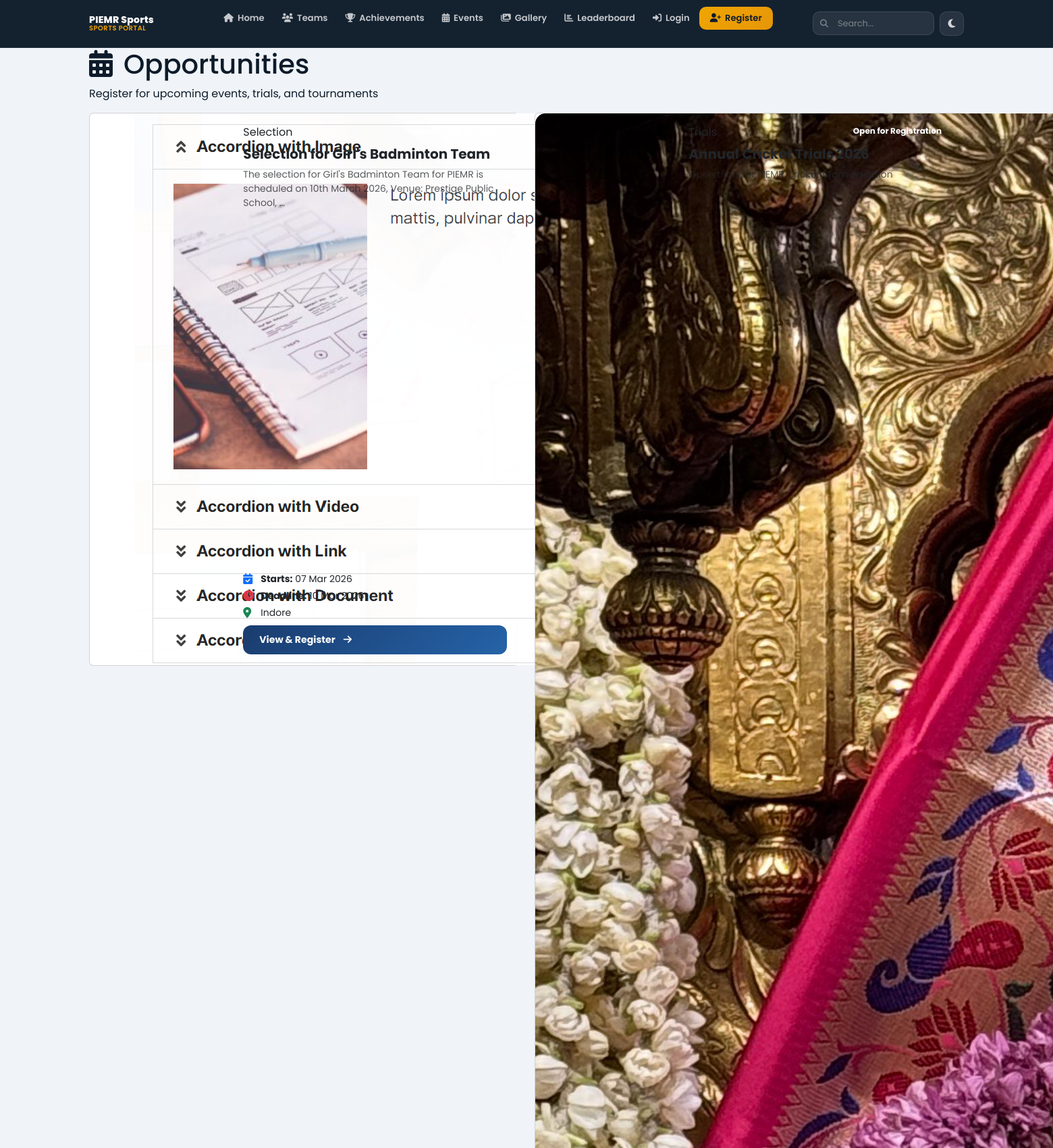
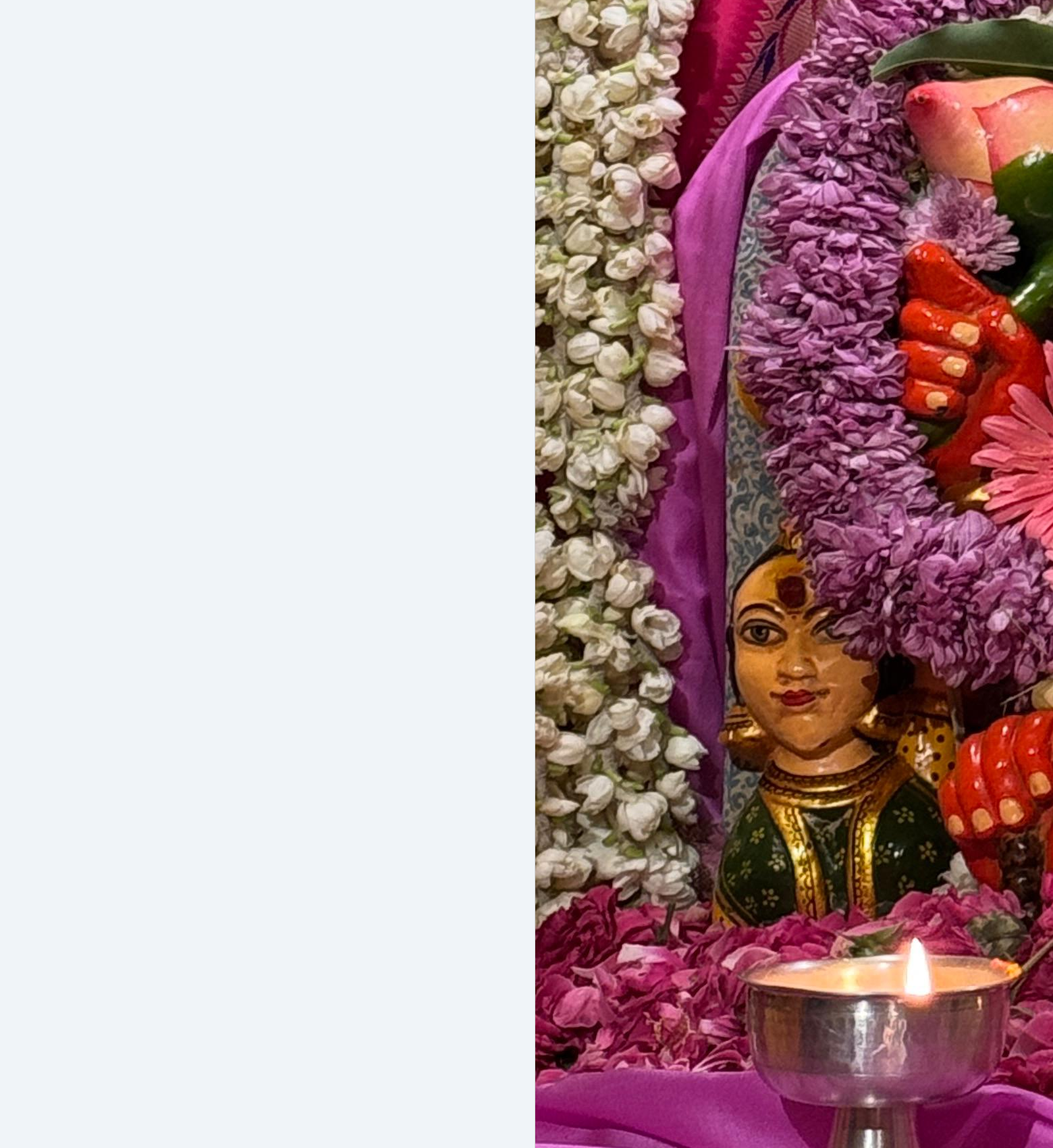
Screenshot of /opportunities/ (upper part) with the database file from the repository (2 pictures, top to bottom).
### sports_app/models.py (models this page shows, shortened)
class Opportunity(models.Model):
    STATUS_CHOICES = [
        ('open', 'Open for Registration'),
        ('closed', 'Closed'),
        ('completed', 'Completed'),
        ('postponed', 'Postponed'),
    ]
    title = models.CharField(max_length=200)
    description = models.TextField()
    team = models.ForeignKey(Team, on_delete=models.CASCADE, related_name='opportunities')
    event_type = models.CharField(max_length=100)
    start_date = models.DateTimeField()
    end_date = models.DateTimeField()
    location = models.CharField(max_length=200)
    registration_deadline = models.DateTimeField()
    max_participants = models.IntegerField(null=True, blank=True)
    eligibility_criteria = models.TextField()
    poster_image = models.ImageField(upload_to='opportunity_posters/', null=True, blank=True)
    status = models.CharField(max_length=20, choices=STATUS_CHOICES, default='open')
    contact_person = models.CharField(max_length=100)
    contact_email = models.EmailField()
    contact_phone = models.CharField(max_length=10)
    created_at = models.DateTimeField(auto_now_add=True)
    updated_at = models.DateTimeField(auto_now=True)
    class Meta:
        ordering = ['-start_date']

### sports_app/views.py (the view)
# urls.py: path('opportunities/', views.opportunities_list, name='opportunities_list'),
def opportunities_list(request):
    opportunities = Opportunity.objects.filter(status='open').order_by('start_date')
    return render(request, 'sports_app/opportunities_list.html', {
        'opportunities': opportunities,
    })

### sports_app/templates/sports_app/opportunities_list.html (shortened to what this page needs)
{% extends 'sports_app/base.html' %}
{% block content %}
<div class="page-header">
    <div class="container">
        <h1><i class="fas fa-calendar-alt me-3"></i>Opportunities</h1>
        <p>Register for upcoming events, trials, and tournaments</p>
    </div>
</div>
<div class="container">
    <div class="row g-4">
        {% for opp in opportunities %}
        <div class="col-lg-6">
            <div class="card">
                <div class="row g-0">
                    <div class="col-md-4">
                        <img src="{{ opp.poster_image.url }}" style="height:100%;min-height:200px;object-fit:cover;border-radius:15px 0 0 15px;" alt="{{ opp.title }}">
                    </div>
                    <div class="col-md-8">
                        <div class="card-body h-100 d-flex flex-column">
                            <div class="d-flex justify-content-between align-items-start mb-2">
                                <span class="badge-sport">{{ opp.event_type }}</span>
                                <span class="badge badge-status-{{ opp.status }} rounded-pill px-3">{{ opp.get_status_display }}</span>
                            </div>
                            <h5 class="card-title fw-bold">{{ opp.title }}</h5>
                            <p class="card-text text-muted small flex-grow-1">{{ opp.description|truncatewords:18 }}</p>
                            <div class="mt-2">
                                <div class="d-flex align-items-center mb-1">
                                    <i class="fas fa-calendar-check me-2 text-primary" style="width:18px;"></i>
                                    <small><strong>Starts:</strong> {{ opp.start_date|date:"d M Y" }}</small>
                                </div>
                                <div class="d-flex align-items-center mb-1">
                                    <i class="fas fa-clock me-2 text-danger" style="width:18px;"></i>
                                    <small><strong>Deadline:</strong> {{ opp.registration_deadline|date:"d M Y" }}</small>
                                </div>
                                <div class="d-flex align-items-center mb-2">
                                    <i class="fas fa-map-marker-alt me-2 text-success" style="width:18px;"></i>
                                    <small>{{ opp.location|truncatechars:35 }}</small>
                                </div>
                            </div>
                            <a href="{% url 'opportunity_detail' opp.id %}" class="btn btn-primary-custom btn-sm">
                                View & Register <i class="fas fa-arrow-right ms-1"></i>
                            </a>
                        </div>
                    </div>
                </div>
            </div>
        </div>
        {% empty %}
        <div class="col-12 text-center py-5">
            <i class="fas fa-calendar-times" style="font-size:4rem;color:#dee2e6;"></i>
            <h4 class="mt-3 text-muted">No opportunities currently available</h4>
            <p class="text-muted">Check back soon — new events are added regularly!</p>
        </div>
        {% endfor %}
    </div>
</div>
{% endblock %}

### sports_app/templates/sports_app/base.html (style rules this page uses)
:root { --bg: #f0f4f8; --bg2: #ffffff; --bg3: #f8f9fa; --text: #0d1b2a; --text2: #374151; --text3: #6c757d; --border: rgba(0,0,0,0.07); --shadow: 0 4px 20px rgba(0,0,0,0.06); --shadow-lg: 0 8px 40px rgba(0,0,0,0.1); --navy: #1a3c6e; --navy2: #2563a8; --gold: #f0a500; --gold2: #e6960a; --nav-bg: rgba(13,27,42,0.97); --card-bg: #ffffff; --input-bg: #f8f9fa; }
* { margin: 0; padding: 0; box-sizing: border-box; }
html { scroll-behavior: smooth; }
body { font-family: 'Poppins', sans-serif; background: var(--bg); color: var(--text); transition: background 0.3s, color 0.3s; overflow-x: hidden; }
.btn-primary-custom { background: linear-gradient(135deg, var(--navy), var(--navy2)); color: white; border: none; border-radius: 12px; padding: 11px 24px; font-size: 0.88rem; font-weight: 700; font-family: 'Poppins', sans-serif; cursor: pointer; transition: all 0.3s; text-decoration: none; display: inline-flex; align-items: center; gap: 8px; }

### rows the page displays
Opportunity: event_type "Selection", title "Selection for Girl's Badminton Team", description "The selection for Girl's Badminton Team for PIEMR is scheduled on 10th March 2026, Venue: Prestige Public School, …", start_date "07 Mar 2026", registration_deadline "10 Mar 2026", location "Indore"
Opportunity: poster_image (picture), event_type "Trials", status "Open for Registration", title "Annual Cricket Trials 2026", description "Open trials for PIEMR Cricket team selection"
